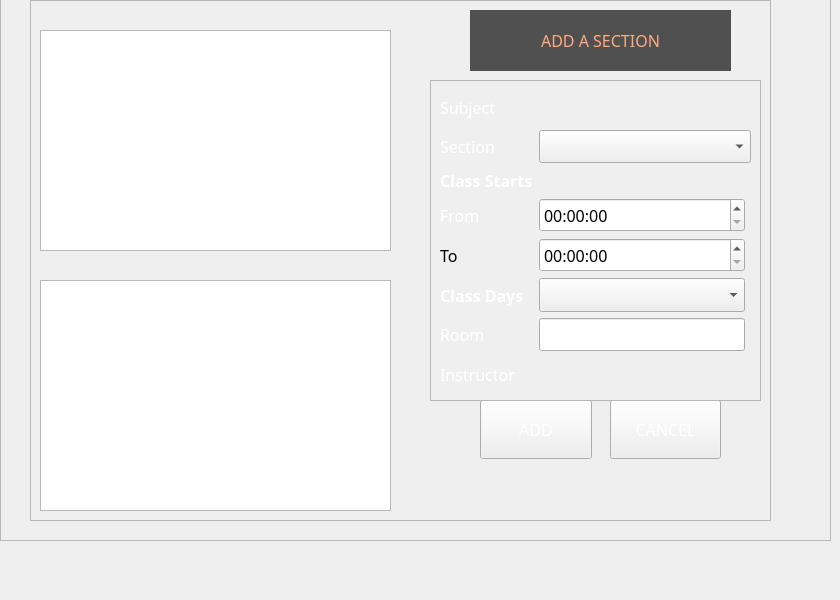
   <widget class="QWidget" name="addsection_2">
    <widget class="QLabel" name="label_19">
     <property name="geometry">
      <rect>
       <x>430</x>
       <y>530</y>
       <width>47</width>
       <height>13</height>
      </rect>
     </property>
     <property name="font">
      <font>
       <family>Microsoft JhengHei UI Light</family>
       <pointsize>12</pointsize>
      </font>
     </property>
     <property name="text">
      <string/>
     </property>
    </widget>
    <widget class="QLabel" name="teacher">
     <property name="geometry">
      <rect>
       <x>300</x>
       <y>510</y>
       <width>200</width>
       <height>30</height>
      </rect>
     </property>
     <property name="sizePolicy">
      <sizepolicy hsizetype="Preferred" vsizetype="Expanding">
       <horstretch>0</horstretch>
       <verstretch>0</verstretch>
      </sizepolicy>
     </property>
     <property name="font">
      <font>
       <family>Microsoft JhengHei UI Light</family>
       <pointsize>12</pointsize>
      </font>
     </property>
     <property name="text">
      <string/>
     </property>
    </widget>
    <widget class="QLabel" name="teacher_2">
     <property name="geometry">
      <rect>
       <x>70</x>
       <y>510</y>
       <width>200</width>
       <height>32</height>
      </rect>
     </property>
     <property name="sizePolicy">
      <sizepolicy hsizetype="Preferred" vsizetype="Expanding">
       <horstretch>0</horstretch>
       <verstretch>0</verstretch>
      </sizepolicy>
     </property>
     <property name="font">
      <font>
       <family>Microsoft JhengHei UI Light</family>
       <pointsize>12</pointsize>
      </font>
     </property>
     <property name="text">
      <string/>
     </property>
    </widget>
    <widget class="QLabel" name="label_16">
     <property name="geometry">
      <rect>
       <x>530</x>
       <y>520</y>
       <width>47</width>
       <height>13</height>
      </rect>
     </property>
     <property name="font">
      <font>
       <family>Microsoft JhengHei UI Light</family>
       <pointsize>12</pointsize>
      </font>
     </property>
     <property name="text">
      <string/>
     </property>
    </widget>
    <widget class="QFrame" name="frame_4">
     <property name="geometry">
      <rect>
       <x>30</x>
       <y>0</y>
       <width>741</width>
       <height>521</height>
      </rect>
     </property>
     <property name="frameShape">
      <enum>QFrame::StyledPanel</enum>
     </property>
     <property name="frameShadow">
      <enum>QFrame::Raised</enum>
     </property>
     <widget class="QPushButton" name="add_4">
      <property name="geometry">
       <rect>
        <x>450</x>
        <y>400</y>
        <width>112</width>
        <height>59</height>
       </rect>
      </property>
      <property name="sizePolicy">
       <sizepolicy hsizetype="Minimum" vsizetype="Expanding">
        <horstretch>0</horstretch>
        <verstretch>0</verstretch>
       </sizepolicy>
      </property>
      <property name="font">
       <font>
        <family>Microsoft JhengHei UI Light</family>
        <pointsize>12</pointsize>
       </font>
      </property>
      <property name="styleSheet">
       <string notr="true">border-image: url(:/icons/the-button-859346_640.png);
color: rgb(255, 255, 255);</string>
      </property>
      <property name="text">
       <string>ADD</string>
      </property>
     </widget>
     <widget class="QTableView" name="teacherList">
      <property name="geometry">
       <rect>
        <x>10</x>
        <y>280</y>
        <width>351</width>
        <height>231</height>
       </rect>
      </property>
     </widget>
     <widget class="QPushButton" name="cancel_4">
      <property name="geometry">
       <rect>
        <x>580</x>
        <y>400</y>
        <width>111</width>
        <height>59</height>
       </rect>
      </property>
      <property name="sizePolicy">
       <sizepolicy hsizetype="Minimum" vsizetype="Expanding">
        <horstretch>0</horstretch>
        <verstretch>0</verstretch>
       </sizepolicy>
      </property>
      <property name="font">
       <font>
        <family>Microsoft JhengHei UI Light</family>
        <pointsize>12</pointsize>
       </font>
      </property>
      <property name="styleSheet">
       <string notr="true">border-image: url(:/icons/the-button-859346_640.png);
color: rgb(255, 255, 255);</string>
      </property>
      <property name="text">
       <string>CANCEL</string>
      </property>
     </widget>
     <widget class="QLabel" name="label_60">
      <property name="enabled">
       <bool>true</bool>
      </property>
      <property name="geometry">
       <rect>
        <x>440</x>
        <y>10</y>
        <width>261</width>
        <height>61</height>
       </rect>
      </property>
      <property name="font">
       <font>
        <family>Microsoft JhengHei UI Light</family>
        <pointsize>12</pointsize>
       </font>
      </property>
      <property name="acceptDrops">
       <bool>false</bool>
      </property>
      <property name="autoFillBackground">
       <bool>false</bool>
      </property>
      <property name="styleSheet">
       <string notr="true">color: rgb(255, 170, 127);
background-color: rgb(125, 125, 125);
background-color: rgb(80, 80, 80);</string>
      </property>
      <property name="text">
       <string>ADD A SECTION</string>
      </property>
      <property name="textFormat">
       <enum>Qt::AutoText</enum>
      </property>
      <property name="scaledContents">
       <bool>true</bool>
      </property>
      <property name="alignment">
       <set>Qt::AlignCenter</set>
      </property>
      <property name="wordWrap">
       <bool>true</bool>
      </property>
      <property name="margin">
       <number>5</number>
      </property>
      <property name="openExternalLinks">
       <bool>false</bool>
      </property>
     </widget>
     <widget class="QTableView" name="clickSubj">
      <property name="geometry">
       <rect>
        <x>10</x>
        <y>30</y>
        <width>351</width>
        <height>221</height>
       </rect>
      </property>
     </widget>
     <widget class="QFrame" name="frame_11">
      <property name="geometry">
       <rect>
        <x>400</x>
        <y>80</y>
        <width>331</width>
        <height>321</height>
       </rect>
      </property>
      <property name="font">
       <font>
        <family>Microsoft JhengHei UI Light</family>
        <pointsize>12</pointsize>
       </font>
      </property>
      <property name="styleSheet">
       <string notr="true"/>
      </property>
      <property name="frameShape">
       <enum>QFrame::StyledPanel</enum>
      </property>
      <property name="frameShadow">
       <enum>QFrame::Raised</enum>
      </property>
      <layout class="QGridLayout" name="gridLayout_14">
       <item row="3" column="0">
        <widget class="QLabel" name="label_62">
         <property name="font">
          <font>
           <family>Microsoft JhengHei UI Light</family>
           <pointsize>12</pointsize>
           <weight>75</weight>
           <bold>true</bold>
          </font>
         </property>
         <property name="styleSheet">
          <string notr="true">color: rgb(255, 255, 255);</string>
         </property>
         <property name="text">
          <string>Class Starts</string>
         </property>
        </widget>
       </item>
       <item row="10" column="1">
        <widget class="QLabel" name="fullname">
         <property name="sizePolicy">
          <sizepolicy hsizetype="Preferred" vsizetype="Expanding">
           <horstretch>0</horstretch>
           <verstretch>0</verstretch>
          </sizepolicy>
         </property>
         <property name="font">
          <font>
           <family>Microsoft JhengHei UI Light</family>
           <pointsize>12</pointsize>
          </font>
         </property>
         <property name="styleSheet">
          <string notr="true">border-image: url(:/icons/gray transparent.png);</string>
         </property>
         <property name="text">
          <string/>
         </property>
        </widget>
       </item>
       <item row="7" column="0">
        <widget class="QLabel" name="dayslabel">
         <property name="font">
          <font>
           <family>Microsoft JhengHei UI Light</family>
           <pointsize>12</pointsize>
           <weight>75</weight>
           <bold>true</bold>
          </font>
         </property>
         <property name="styleSheet">
          <string notr="true">color: rgb(255, 255, 255);</string>
         </property>
         <property name="text">
          <string>Class Days</string>
         </property>
        </widget>
       </item>
       <item row="1" column="1">
        <widget class="QLabel" name="subject_3">
         <property name="sizePolicy">
          <sizepolicy hsizetype="Preferred" vsizetype="Expanding">
           <horstretch>0</horstretch>
           <verstretch>0</verstretch>
          </sizepolicy>
         </property>
         <property name="font">
          <font>
           <family>Microsoft JhengHei UI Light</family>
           <pointsize>12</pointsize>
          </font>
         </property>
         <property name="styleSheet">
          <string notr="true">border-image: url(:/icons/gray transparent.png);</string>
         </property>
         <property name="text">
          <string/>
         </property>
        </widget>
       </item>
       <item row="4" column="1">
        <widget class="QTimeEdit" name="timeEdit">
         <property name="sizePolicy">
          <sizepolicy hsizetype="Minimum" vsizetype="Expanding">
           <horstretch>0</horstretch>
           <verstretch>0</verstretch>
          </sizepolicy>
         </property>
         <property name="font">
          <font>
           <family>Microsoft JhengHei UI Light</family>
           <pointsize>12</pointsize>
          </font>
         </property>
         <property name="styleSheet">
          <string notr="true">border-image: url(:/icons/gray transparent.png);</string>
         </property>
        </widget>
       </item>
       <item row="1" column="0">
        <widget class="QLabel" name="label_61">
         <property name="font">
          <font>
           <family>Microsoft JhengHei UI Light</family>
           <pointsize>12</pointsize>
          </font>
         </property>
         <property name="styleSheet">
          <string notr="true">color: rgb(255, 255, 255);</string>
         </property>
         <property name="text">
          <string>Subject</string>
         </property>
        </widget>
       </item>
       <item row="10" column="0">
        <widget class="QLabel" name="label_68">
         <property name="font">
          <font>
           <family>Microsoft JhengHei UI Light</family>
           <pointsize>12</pointsize>
          </font>
         </property>
         <property name="styleSheet">
          <string notr="true">color: rgb(255, 255, 255);</string>
         </property>
         <property name="text">
          <string>Instructor</string>
         </property>
        </widget>
       </item>
       <item row="2" column="1" colspan="2">
        <widget class="QComboBox" name="section">
         <property name="sizePolicy">
          <sizepolicy hsizetype="Preferred" vsizetype="Expanding">
           <horstretch>0</horstretch>
           <verstretch>0</verstretch>
          </sizepolicy>
         </property>
         <property name="font">
          <font>
           <family>Microsoft JhengHei UI Light</family>
           <pointsize>12</pointsize>
          </font>
         </property>
         <property name="styleSheet">
          <string notr="true">border-image: url(:/icons/gray transparent.png);</string>
         </property>
         <item>
          <property name="text">
           <string/>
          </property>
         </item>
        </widget>
       </item>
       <item row="2" column="0">
        <widget class="QLabel" name="label_63">
         <property name="font">
          <font>
           <family>Microsoft JhengHei UI Light</family>
           <pointsize>12</pointsize>
          </font>
         </property>
         <property name="styleSheet">
          <string notr="true">color: rgb(255, 255, 255);</string>
         </property>
         <property name="text">
          <string>Section</string>
         </property>
        </widget>
       </item>
       <item row="4" column="0">
        <widget class="QLabel" name="label_64">
         <property name="font">
          <font>
           <family>Microsoft JhengHei UI Light</family>
           <pointsize>12</pointsize>
          </font>
         </property>
         <property name="styleSheet">
          <string notr="true">color: rgb(255, 255, 255);</string>
         </property>
         <property name="text">
          <string>From</string>
         </property>
        </widget>
       </item>
       <item row="5" column="0">
        <widget class="QLabel" name="label_65">
         <property name="font">
          <font>
           <family>Microsoft JhengHei UI Light</family>
           <pointsize>12</pointsize>
          </font>
         </property>
         <property name="text">
          <string>To</string>
         </property>
        </widget>
       </item>
       <item row="7" column="1">
        <widget class="QComboBox" name="days">
         <property name="sizePolicy">
          <sizepolicy hsizetype="Preferred" vsizetype="Expanding">
           <horstretch>0</horstretch>
           <verstretch>0</verstretch>
          </sizepolicy>
         </property>
         <property name="font">
          <font>
           <family>Microsoft JhengHei UI Light</family>
           <pointsize>12</pointsize>
          </font>
         </property>
         <property name="styleSheet">
          <string notr="true">border-image: url(:/icons/gray transparent.png);</string>
         </property>
         <item>
          <property name="text">
           <string/>
          </property>
         </item>
        </widget>
       </item>
       <item row="8" column="0">
        <widget class="QLabel" name="label_70">
         <property name="font">
          <font>
           <family>Microsoft JhengHei UI Light</family>
           <pointsize>12</pointsize>
          </font>
         </property>
         <property name="styleSheet">
          <string notr="true">color: rgb(255, 255, 255);</string>
         </property>
         <property name="text">
          <string>Room</string>
         </property>
        </widget>
       </item>
       <item row="5" column="1">
        <widget class="QTimeEdit" name="timeEdit_2">
         <property name="sizePolicy">
          <sizepolicy hsizetype="Minimum" vsizetype="Expanding">
           <horstretch>0</horstretch>
           <verstretch>0</verstretch>
          </sizepolicy>
         </property>
         <property name="font">
          <font>
           <family>Microsoft JhengHei UI Light</family>
           <pointsize>12</pointsize>
          </font>
         </property>
         <property name="styleSheet">
          <string notr="true">border-image: url(:/icons/gray transparent.png);</string>
         </property>
        </widget>
       </item>
       <item row="8" column="1">
        <widget class="QLineEdit" name="room">
         <property name="sizePolicy">
          <sizepolicy hsizetype="Expanding" vsizetype="Expanding">
           <horstretch>0</horstretch>
           <verstretch>0</verstretch>
          </sizepolicy>
         </property>
         <property name="font">
          <font>
           <family>Microsoft JhengHei UI Light</family>
           <pointsize>12</pointsize>
          </font>
         </property>
         <property name="styleSheet">
          <string notr="true">border-image: url(:/icons/gray transparent.png);</string>
         </property>
        </widget>
       </item>
      </layout>
     </widget>
    </widget>
    <widget class="QFrame" name="frame_37">
     <property name="geometry">
      <rect>
       <x>0</x>
       <y>-50</y>
       <width>831</width>
       <height>591</height>
      </rect>
     </property>
     <property name="styleSheet">
      <string notr="true">border-image: url(:/icons/84239945.jpg);</string>
     </property>
     <property name="frameShape">
      <enum>QFrame::StyledPanel</enum>
     </property>
     <property name="frameShadow">
      <enum>QFrame::Raised</enum>
     </property>
    </widget>
    <zorder>frame_37</zorder>
    <zorder>label_19</zorder>
    <zorder>teacher</zorder>
    <zorder>teacher_2</zorder>
    <zorder>label_16</zorder>
    <zorder>frame_4</zorder>
   </widget>
